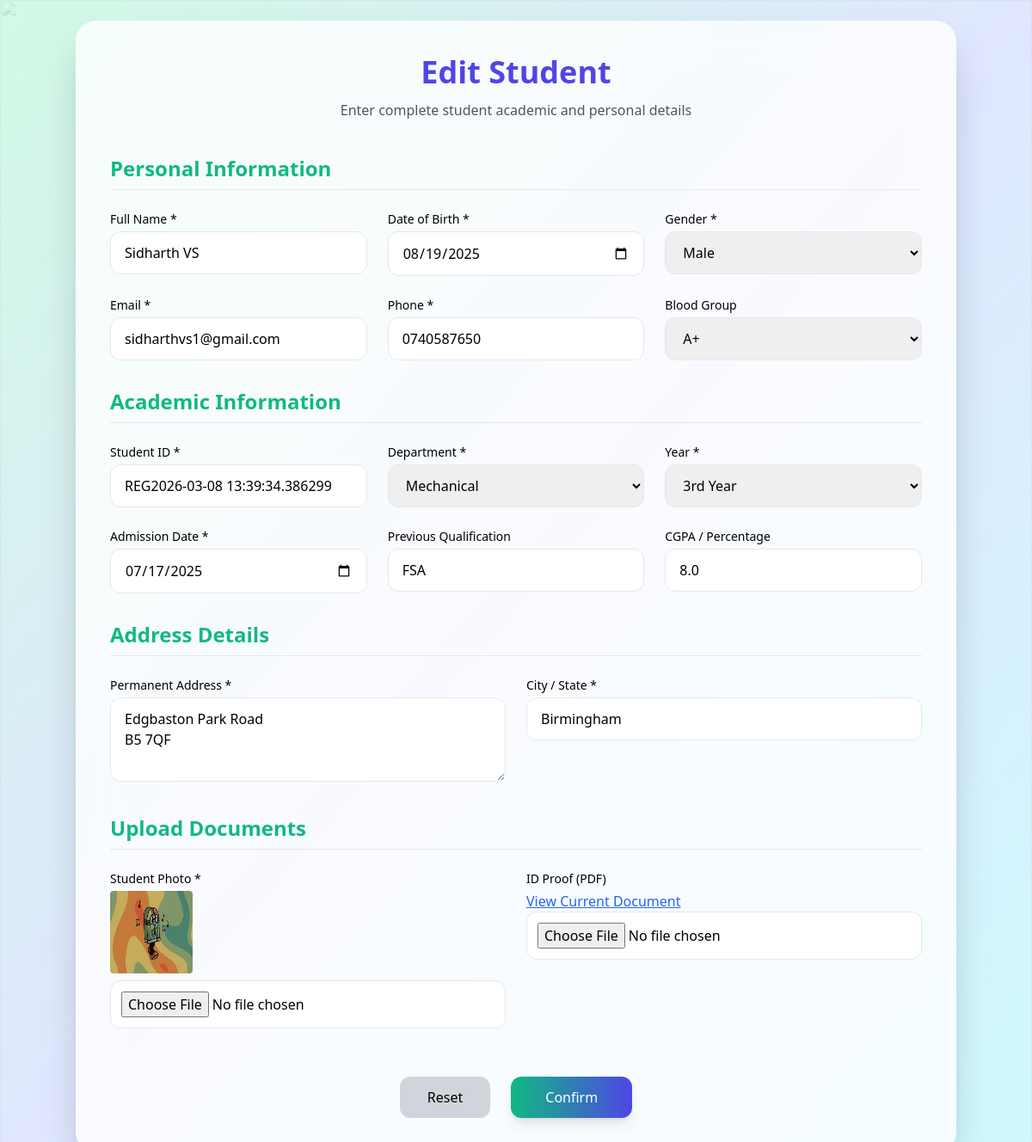
/student/edit/4/ (signed in), run on the app's committed database.
### student_app/models.py (models this page shows, shortened)
class Student(models.Model):
    studentid = models.CharField(max_length=100, unique=True, blank=True)
    fullname = models.CharField(max_length=100)
    dob = models.DateField()
    gender = models.CharField(max_length=10)
    email = models.EmailField()
    phone = models.CharField(max_length=15)
    bloodGrp = models.CharField(max_length=5)  # FIX: allow values like O+
    department = models.CharField(max_length=100)
    year = models.CharField(max_length=20)
    admissiondate = models.DateField()
    qualification = models.CharField(max_length=50)
    cgpa = models.FloatField()
    address = models.TextField()
    city = models.CharField(max_length=100)  # FIX: better than TextField
    photo = models.ImageField(upload_to="student_photos/", null=True, blank=True)
    id_proof = models.FileField(upload_to="student_documents/", blank=True, null=True)

### student_app/views.py (the view, shortened to what this page needs)
# urls.py: path('student/edit/<int:id>/', edit_student, name='student_edit'),
@login_required
def edit_student(request, id):
    student = get_object_or_404(Student, id=id)
    return render(request, "editstudent.html", {"student": student})

### student_app/templates/editstudent.html (shortened to what this page needs)
<!DOCTYPE html>
<html lang="en">
<head>
<script src="https://cdn.tailwindcss.com"></script>
</head>
<body class="min-h-screen bg-gradient-to-br from-emerald-100 via-indigo-100 to-cyan-100">
<div class="fixed inset-0 -z-10">
</div>
<div class="min-h-screen flex items-center justify-center p-6">
<div class="w-full max-w-5xl bg-white/80 backdrop-blur-xl shadow-2xl rounded-3xl p-10">
<div class="text-center mb-10">
  <h1 class="text-4xl font-extrabold text-secondary mb-3">Edit Student</h1>
  <p class="text-gray-600">Enter complete student academic and personal details</p>
</div>
<form class="space-y-8" method="POST" action="{% url 'student_edit' student.id %}" enctype="multipart/form-data">
<div>
<h2 class="text-2xl font-bold text-primary mb-6 border-b pb-2">Personal Information</h2>
<div class="grid md:grid-cols-3 gap-6">
<div>
<label class="block text-sm font-medium mb-1">Full Name *</label>
<input type="text" name="fullname" required minlength="3" value="{{ student.fullname }}"
class="w-full px-4 py-3 rounded-xl border focus:ring-2 focus:ring-primary outline-none">
</div>
<div>
<label class="block text-sm font-medium mb-1">Date of Birth *</label>
<input type="date" name="dob" value="{{ student.dob|date:'Y-m-d' }}" required
class="w-full px-4 py-3 rounded-xl border focus:ring-2 focus:ring-primary outline-none">
</div>
<div>
<label class="block text-sm font-medium mb-1">Gender *</label>
<select name="gender" required
class="w-full px-4 py-3 rounded-xl border focus:ring-2 focus:ring-primary outline-none">
<option value="Male" {% if student.gender == "Male" %}selected{% endif %}>Male</option>
</select>
</div>
<div>
<label class="block text-sm font-medium mb-1">Email *</label>
<input type="email" name="email" value="{{ student.email }}" required
class="w-full px-4 py-3 rounded-xl border focus:ring-2 focus:ring-primary outline-none">
</div>
<div>
<label class="block text-sm font-medium mb-1">Phone *</label>
<input type="tel" name="phone" value="{{ student.phone }}" required pattern="[0-9]{10}"
class="w-full px-4 py-3 rounded-xl border focus:ring-2 focus:ring-primary outline-none">
</div>
<div>
<label class="block text-sm font-medium mb-1">Blood Group</label>
<select name="bloodGrp"
class="w-full px-4 py-3 rounded-xl border focus:ring-2 focus:ring-primary outline-none">
<option value="A+" {% if student.bloodgroup == "A+" %}selected{% endif %}>A+</option>
</select>
</div>
</div>
</div>
<div>
<h2 class="text-2xl font-bold text-primary mb-6 border-b pb-2">Academic Information</h2>
<div class="grid md:grid-cols-3 gap-6">
<div>
<label class="block text-sm font-medium mb-1">Student ID *</label>
<input type="text" name="studentid" value="{{ student.studentid }}" required
class="w-full px-4 py-3 rounded-xl border focus:ring-2 focus:ring-primary outline-none">
</div>
<div>
<label class="block text-sm font-medium mb-1">Department *</label>
<select name="department" required
class="w-full px-4 py-3 rounded-xl border focus:ring-2 focus:ring-primary outline-none">
<option value="Mechanical" {% if student.department == "Mechanical" %}selected{% endif %}>Mechanical</option>
</select>
</div>
<div>
<label class="block text-sm font-medium mb-1">Year *</label>
<select name="year" required
class="w-full px-4 py-3 rounded-xl border focus:ring-2 focus:ring-primary outline-none">
<option value="3rd Year" {% if student.year == "3rd Year" %}selected{% endif %}>3rd Year</option>
</select>
</div>
<div>
<label class="block text-sm font-medium mb-1">Admission Date *</label>
<input type="date" name="admissiondate" value="{{ student.admissiondate|date:'Y-m-d' }}" required
class="w-full px-4 py-3 rounded-xl border focus:ring-2 focus:ring-primary outline-none">
</div>
<div>
<label class="block text-sm font-medium mb-1">Previous Qualification</label>
<input type="text" name="qualification" value="{{ student.qualification }}"
class="w-full px-4 py-3 rounded-xl border focus:ring-2 focus:ring-primary outline-none">
</div>
<div>
<label class="block text-sm font-medium mb-1">CGPA / Percentage</label>
<input type="number" name="cgpa" step="0.01" min="0" max="100" value="{{ student.cgpa }}"
class="w-full px-4 py-3 rounded-xl border focus:ring-2 focus:ring-primary outline-none">
</div>
</div>
</div>
<div>
<h2 class="text-2xl font-bold text-primary mb-6 border-b pb-2">Address Details</h2>
<div class="grid md:grid-cols-2 gap-6">
<div>
<label class="block text-sm font-medium mb-1">Permanent Address *</label>
<textarea name="address" rows="3" required
class="w-full px-4 py-3 rounded-xl border focus:ring-2 focus:ring-primary outline-none">{{ student.address }}</textarea>
</div>
<div>
<label class="block text-sm font-medium mb-1">City / State *</label>
<input type="text" name="city" value="{{ student.city }}" required
class="w-full px-4 py-3 rounded-xl border focus:ring-2 focus:ring-primary outline-none">
</div>
</div>
</div>
<div>
<h2 class="text-2xl font-bold text-primary mb-6 border-b pb-2">Upload Documents</h2>
<div class="grid md:grid-cols-2 gap-6">
<div>
<label class="block text-sm font-medium mb-1">Student Photo *</label>
{% if student.photo %}
<img src="{{ student.photo.url }}" class="w-24 h-24 rounded mb-2">
{% endif %}
<input type="file" accept="image/*" name="photo"
class="w-full border rounded-xl p-3 bg-white">
</div>
<div>
<label class="block text-sm font-medium mb-1">ID Proof (PDF)</label>
{% if student.id_proof %}
<a href="{{ student.id_proof.url }}" target="_blank"
class="text-blue-600 underline">
View Current Document
</a>
{% endif %}
<input type="file" accept=".pdf" name="id_proof"
class="w-full border rounded-xl p-3 bg-white">
</div>
</div>
</div>
<div class="flex justify-center space-x-6 pt-6">
<button type="reset"
class="px-8 py-3 bg-gray-300 rounded-xl hover:bg-gray-400 transition">
Reset
</button>
<button type="submit"
class="px-10 py-3 bg-gradient-to-r from-primary to-secondary text-white rounded-xl shadow-lg hover:scale-105 transition">
Confirm
</button>
</div>
</form>
</div>
</div>
</body>
</html>

### data on the page
Student: fullname "Sidharth VS", dob "08/19/2025", gender "Male", email "sidharthvs1@gmail.com", phone "0740587650", studentid "REG2026-03-08 13:39:34.386299", department "Mechanical", year "3rd Year", admissiondate "07/17/2025", qualification "FSA", cgpa "8.0", address "Edgbaston Park Road B5 7QF", city "Birmingham", photo (picture)
